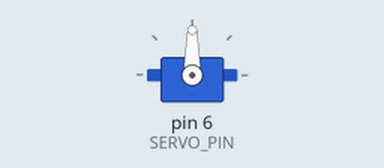
This sketch was run on a simulated Arduino Uno, built with avr-gcc and run on an emulated ATmega328P. On the bench: servo.

Above: at 0.05 s.
At 1.45 s:
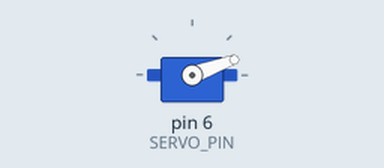
At 4.25 s:
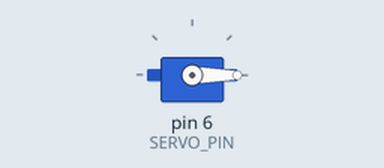
At 8.45 s:
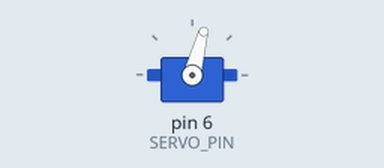
Timing chart, 0 to 24.4 s (numbered marks = the images above):
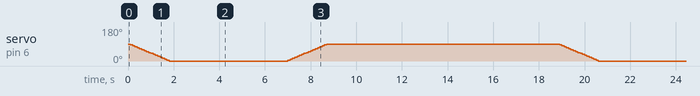

The sketch:

ArduinoServo.ino
```cpp
/*
 * Serveo 接線方式:
 * 棕色: GND
 * 紅色: 5V
 * 橘色: D6 (訊號)
 *
*/
#include <Servo.h>
#define SERVO_PIN 6
// 建立 Servo 物件
Servo myServo;
int initDegree = 90; // 初始角度
int maxDegree = 0; // 最大角度

void setup() {
  Serial.begin(9600);
  delay(2);
  myServo.attach(SERVO_PIN); // 設定 Servo 訊號腳位
  myServo.write(initDegree); // 設定初始角度位置
}

void loop() {
  // 啟動 open 柵欄中 ...
  for(int i=initDegree;i>=maxDegree;i-=5) {
    myServo.write(i);
    delay(100);
  }
  delay(5000); // 柵欄全部開啟
  // 關閉 close 柵欄中 ...
  for(int i=maxDegree;i<=initDegree;i+=5) {
    myServo.write(i);
    delay(100);
  }
  delay(10000); // 柵欄全部放下
}
```
